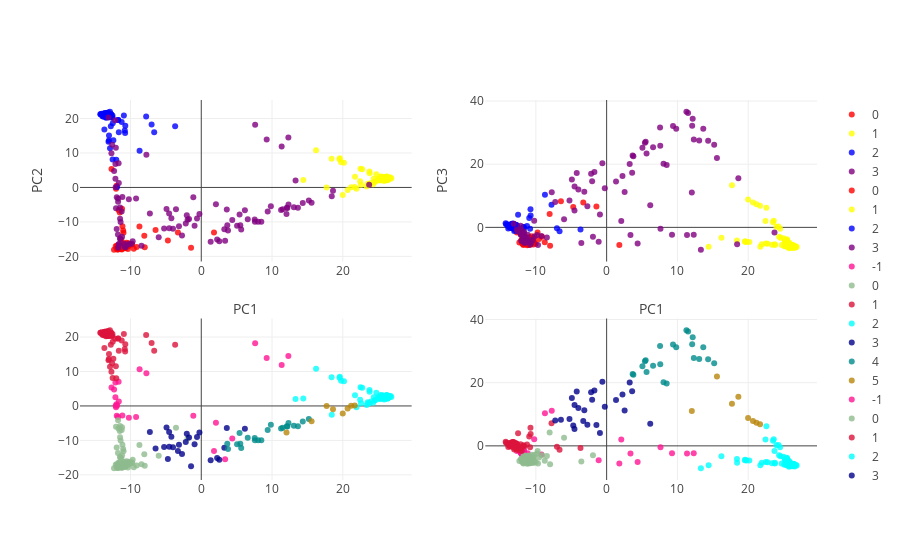

Source (notebook cell):
### Markdown cell above
### VI. Simulation output: Summary analysis

#### A. Population genetic structure

Perform PCA on simulated haplotypes concatenated across windows.

### Code cell
#### ###

Haplotypes= np.concatenate(tuple([Windows[1][x] for x in Windows[1].keys()]), axis=1)

pca2 = PCA(n_components=3, whiten=False,svd_solver='randomized')

feats= pca2.fit_transform(Haplotypes)

coords= {z:[x for x in range(len(label_vector)) if label_vector[x] == z] for z in list(set(label_vector))}

##

## perform MeanShift clustering.
bandwidth = estimate_bandwidth(feats, quantile=0.25)

ms = MeanShift(bandwidth=bandwidth, bin_seeding=False, cluster_all=False, min_bin_freq=35)
ms.fit(feats)
labels1 = ms.labels_
label_select = {y:[x for x in range(len(labels1)) if labels1[x] == y] for y in sorted(list(set(labels1)))}

##

PCA_color_ref= ['darkseagreen','crimson', 'cyan', 'darkblue', 'darkcyan',
            'darkgoldenrod', 'darkgray', 'darkgrey', 'darkgreen',
            'darkkhaki', 'darkmagenta', 'darkolivegreen', 'darkorange',
            'darkorchid', 'darkred', 'darksalmon', 'darkseagreen',
            'darkslateblue', 'darkslategray', 'darkslategrey',
            'darkturquoise', 'darkviolet', 'deeppink']

from plotly import tools

fig_pca_subplots = tools.make_subplots(rows=2, cols=2)

for subp in range(4):
    
    n_plot= subp
    
    if subp >= 2:
        coords= label_select
        subp -= 2
        Col_vec= PCA_color_ref
        
    else:
        Col_vec= ['red','yellow','blue','purple','green']
    
    
    for i in coords.keys():
        trace= go.Scatter(
        x = feats[coords[i],0],
        y = feats[coords[i],subp + 1],
        mode= "markers",
        name= str(i),
        marker= {
        'color': Col_vec[i],
        'line': {'width': 0},
        'size': 6,
        'symbol': 'circle',
        "opacity": .8})
        
        fig_pca_subplots.append_trace(trace, int(n_plot/float(2)) + 1, subp + 1)
    
    fig_pca_subplots['layout']['yaxis' + str(subp + 1)].update(title='PC{}'.format(subp + 2))
    fig_pca_subplots['layout']['xaxis' + str(subp + 1)].update(title='PC1')

layout = go.Layout()

fig= go.Figure(data=fig_pca_subplots, layout=layout)
iplot(fig)
